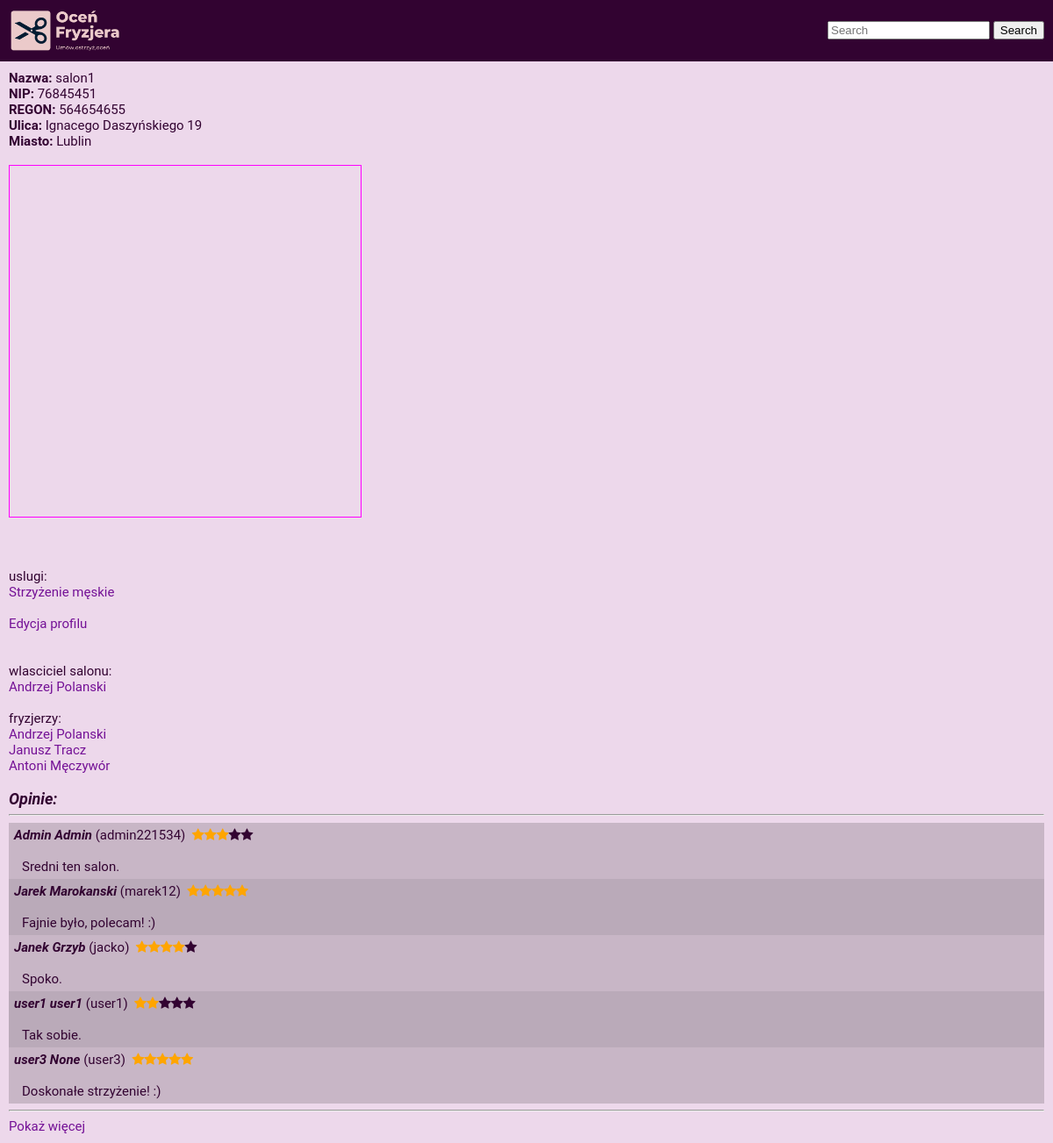
/pokaz_salon/1/ (signed in), run on the app's committed database.
### main/models.py (models this page shows, shortened)
class Salon(models.Model):
    wlasciciel = models.ForeignKey(Fryzjer, on_delete=models.CASCADE, related_name='wlasciciel', null=True)
    fryzjer = models.ManyToManyField(Fryzjer, related_name='fryzjer')
    nazwa = models.CharField(max_length=50, default='NoName')
    NIP = models.CharField(max_length=25)
    regon = models.CharField(max_length=25)
    ulica = models.CharField(max_length=50, blank=True, null=True)
    nr_lokalu = models.IntegerField(default=0, blank=True, null=True)
    miasto = models.CharField(max_length=50)
    kod_pocztowy = models.CharField(max_length=20)
    nr_tel = models.CharField(max_length=20, default='no number')
    godzina_otwarcia = models.CharField(max_length=10, default='Brak')
    godzina_zamkniecia = models.CharField(max_length=10, default='Brak')
    srednia_ocena = models.FloatField(blank=True, null=True)
    liczba_ocen = models.IntegerField(blank=True, null=True)

class Usluga(models.Model):
    salon = models.ManyToManyField(Salon)
    nazwa = models.CharField(max_length=80, null=True)
    opis = models.TextField(null=True, blank=True)
    cena = models.FloatField(default=0, null=True)
    min_czas = models.IntegerField(default=0, null=True)
    max_czas = models.IntegerField(default=0, null=True)

class Fryzjer(models.Model):
    salon_to_add = models.ManyToManyField(SalonRelationship)
    user = models.ForeignKey(User, on_delete=models.CASCADE)
    imie = models.CharField(max_length=50, null=True)
    nazwisko = models.CharField(max_length=50, null=True)
    srednia_ocena = models.FloatField(blank=True, null=True)
    liczba_ocen = models.IntegerField(blank=True, null=True)
    bio = models.CharField(max_length=5000, null=True)
    ulica = models.CharField(max_length=50, blank=True, null=True)
    nr_domu = models.IntegerField(default=0, blank=True, null=True)
    miasto = models.CharField(max_length=50, null=True)
    kod_pocztowy = models.CharField(max_length=20, null=True)
    nr_tel = models.CharField(max_length=20, default='no number')
    avatar = models.ImageField(upload_to='main/static/ocen_fryzjera/avatars/fryzjers/', null=True, blank=True)
    invites = models.ManyToManyField('self', related_name='invites')
    invite_sent = models.ManyToManyField('self', blank=True, related_name='invites_sent', symmetrical=False)
    invite_received = models.ManyToManyField('self', blank=True, related_name='invites_received', symmetrical=False)

class Ocena(models.Model):
    salon = models.ForeignKey(Salon, on_delete=models.CASCADE, null=True, default=None)
    data = models.DateTimeField(auto_now_add=True, null=True)
    fryzjer = models.ForeignKey(Fryzjer, on_delete=models.CASCADE, null=True, default=None)
    tresc = models.CharField(max_length=300, null=True)
    liczba_gwiazdek = models.IntegerField(default=0, null=True)
    klient = models.ForeignKey(Klient, on_delete=models.CASCADE, null=False)

class Klient(models.Model):
    imie = models.CharField(max_length=50, null=True)
    nazwisko = models.CharField(max_length=50, null=True)
    user = models.ForeignKey(User, on_delete=models.CASCADE, related_name='klient')
    staly_klient = models.BooleanField(default=False, null=True)
    nr_telefonu = models.CharField(max_length=20, null=True, blank=True)
    ulica = models.CharField(max_length=50, blank=True, null=True)
    nr_domu = models.IntegerField(default=0, blank=True, null=True)
    miasto = models.CharField(max_length=50, null=True)
    kod_pocztowy = models.CharField(max_length=20, null=True)
    avatar = models.ImageField(upload_to='main/static/ocen_fryzjera/avatars/klients/', null=True, blank=True)

### main/views.py (the view)
# urls.py: path('pokaz_salon/<int:id>/', views.pokaz_salon, name='pokaz_salon'),
def pokaz_salon(request, id):
    salon = get_object_or_404(Salon, id=id)
    fryzjerzy = salon.fryzjer.all()
    wlasciciel = salon.wlasciciel
    uslugi = Usluga.objects.all().filter(salon=salon)
    mapObject = generateMap(salon.kod_pocztowy, \
                            salon.ulica, \
                            str(salon.nr_lokalu), \
                            "", \
                            salon.miasto, \
                            "")
    oceny = Ocena.objects.all().filter(salon=salon)
    zamowienia_klienta = Zamowienie.objects.all().filter(salon=salon).filter(klient=Klient.objects.all().filter(user=request.user).first())
    context = {
        'salon': salon,
        'fryzjerzy': fryzjerzy,
        'wlasciciel': wlasciciel,
        'uslugi': uslugi,
        'mapObject': mapObject,
        'oceny': oceny,
        'zamowienia_klienta': zamowienia_klienta
    }
    return render(request, 'main/pokaz_salon.html', context)

### additional/mapGenerator.py (called while the page is built)
def generateHTMLAddress(zipCode, streetName, buildingNumber, objectName, city, country):
    part=""
    if len(zipCode)>0:
        part+=zipCode
    if len(streetName)>0:
        if len(part)>0:
            part+=","
        part+=streetName
    if len(buildingNumber)>0:
        if len(part)>0:
            part+=","
        part+=buildingNumber
    if len(objectName)>0:
        if len(part)>0:
            part+=","
        part+=objectName
    if len(city)>0:
        if len(part)>0:
            part+=","
        part+=city
    if len(country)>0:
        if len(part)>0:
            part+=","
        part+=country
    return "https://maps.google.com/maps?q="+urllib.parse.quote(part) \
            +"&amp;t=&amp;z=15&amp;ie=UTF8&amp;iwloc=&amp;output=embed"

def generateMap(zipCode, streetName, buildingNumber, objectName, city, country):
	return '<div><iframe class="map" src="' \
            +generateHTMLAddress(zipCode, \
                                streetName, \
                                buildingNumber, \
                                objectName, \
                                city, \
                                country) \
            +'"></iframe></div>'

### main/templatetags/times.py (called while the page is built)
@register.filter
def times(number):
    return range(number)

@register.filter
def distractfiveabs(number):
    return abs(number-5)

### main/templates/main/pokaz_salon.html (shortened to what this page needs)
{% extends 'main/base.html' %}
{% block content %}
<link rel="stylesheet" href="https://cdnjs.cloudflare.com/ajax/libs/font-awesome/4.7.0/css/font-awesome.min.css">
<div><span class="heading">Nazwa:</span> {{salon.nazwa}}</div>
<div><span class="heading">NIP:</span> {{salon.NIP}}</div>
<div><span class="heading">REGON:</span> {{salon.regon}}</div>
<div><span class="heading">Ulica:</span> {{salon.ulica}} {{salon.nr_lokalu}}</div>
<div><span class="heading">Miasto:</span> {{salon.miasto}}</div>
<br>
{{ mapObject|safe }}
<br>
<br>
<br>
 uslugi:<br>
{% for usluga in uslugi %}
    <a href="{% url 'pokaz_usluge' usluga.id %}">{{ usluga.nazwa }}</a>
    <br>
{% endfor %}
<br>
{% if wlasciciel.user == request.user %}
<div><a href="{% url 'edytuj_salon' salon.id %}">Edycja profilu</a></div>
{% endif %}
    <br><br>
wlasciciel salonu:<br> <a href="{% url 'pokaz_fryzjera' wlasciciel.id %}">{{ wlasciciel.imie }} {{ wlasciciel.nazwisko }}</a>
    <br><br>
    fryzjerzy:<br>
{% for fryzjer in fryzjerzy %}
    <a href="{% url 'pokaz_fryzjera' fryzjer.id %}">{{ fryzjer.imie }} {{ fryzjer.nazwisko }}</a>
    <br>
{% endfor %}
<br>
<div class="bigger">Opinie:</div>
<hr>
{% load times %}
{% if oceny|length > 5 %}
    <hr>
    <a id="expandUtility" href="javascript:expand()">Pokaż&nbsp;więcej</a>
{% endif %}
{% endblock %}

### main/static/ocen_fryzjera/style.css (style rules this page uses)
body { color: #320331; background-color: #edd8eb; margin: 0; padding: 0; font-size: 15px; font-family: "Roboto", "Lucida Grande", "DejaVu Sans", "Bitstream Vera Sans", Verdana, Arial, sans-serif; }
div.finetheme1 { padding-top: 5px; padding-bottom: 5px; background-color: #c8b6c6; }
div.finetheme2 { padding-top: 5px; padding-bottom: 5px; background-color: #baaab9; }
div.bigger { font-size: 18px; font-weight: bold; font-style: italic; }
div.name { padding-left: 6px; padding-right: 6px; }
div.description { padding-left: 15px; padding-right: 15px; }
span.name { font-weight: bold; font-style: italic; }
span.heading { font-weight: bold; }
a:link, a:visited { color: #741196; text-decoration:none; }
iframe.map { width: 400px; height: 400px; border-width: 1px; border-color: #FF00FF; border-style: solid; }

### data on the page
Salon: nazwa "salon1", NIP "76845451", regon "564654655", ulica "Ignacego Daszyńskiego", nr_lokalu "19", miasto "Lublin"
Usluga: nazwa "Strzyżenie męskie"
Fryzjer: imie "Andrzej", nazwisko "Polanski"
Fryzjer: imie "Janusz", nazwisko "Tracz"
Fryzjer: imie "Antoni", nazwisko "Męczywór"
Ocena: klient+liczba_gwiazdek+tresc "Admin Admin (admin221534) Sredni ten salon."
Ocena: klient+liczba_gwiazdek+tresc "Jarek Marokanski (marek12) Fajnie było, polecam! :)"
Ocena: klient+liczba_gwiazdek+tresc "Janek Grzyb (jacko) Spoko."
Ocena: klient+liczba_gwiazdek+tresc "user1 user1 (user1) Tak sobie."
Ocena: klient+liczba_gwiazdek+tresc "user3 None (user3) Doskonałe strzyżenie! :)"
